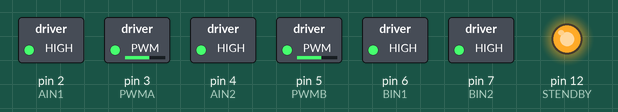
This sketch was run on a simulated Arduino Uno, built with avr-gcc and run on an emulated ATmega328P. Parts: switched loads named in the sketch (green lamp = pin HIGH), output pins drawn as LEDs (lit = HIGH).

Above: at 0.1 s.
Timing chart, 0 to 1.6 s (numbered marks = the images above):
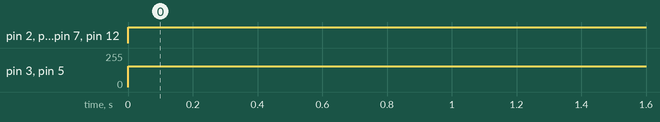

Measured:
- by itself, pin 2 (AIN1), pin 4 (AIN2), pin 6 (BIN1), pin 7 (BIN2), pin 12 (STENDBY): LOW → HIGH at 0.00 s
- by itself, pin 3 (PWMA), pin 5 (PWMB): 0/255 → 155/255 at 0.00 s

The sketch:

motors.ino
```cpp
//Declaration and iniinitialisation
int AIN1 = 2;
int AIN2 = 4;
int PWMA = 3;
int STENDBY = 12;

int PWMB = 5;
int BIN1 = 6;
int BIN2 = 7;


void setup() {
//Set Pins like OUTPUT
//left motor
pinMode(PWMA,OUTPUT);   // WHY OUTPUT ??
pinMode(AIN1,OUTPUT);
pinMode(AIN2,OUTPUT);

//right motor
pinMode(PWMB,OUTPUT);
pinMode(BIN1,OUTPUT);
pinMode(BIN2,OUTPUT);

pinMode(STENDBY,OUTPUT); // WHAT IS STENDBY ?

}

void loop() {
//left motor
analogWrite(PWMA,155);
digitalWrite(AIN1,HIGH);
digitalWrite(AIN2,HIGH);

//right motor
analogWrite(PWMB,155);
digitalWrite(BIN1,HIGH);
digitalWrite(BIN2,HIGH);


digitalWrite(STENDBY,HIGH);
}
```
